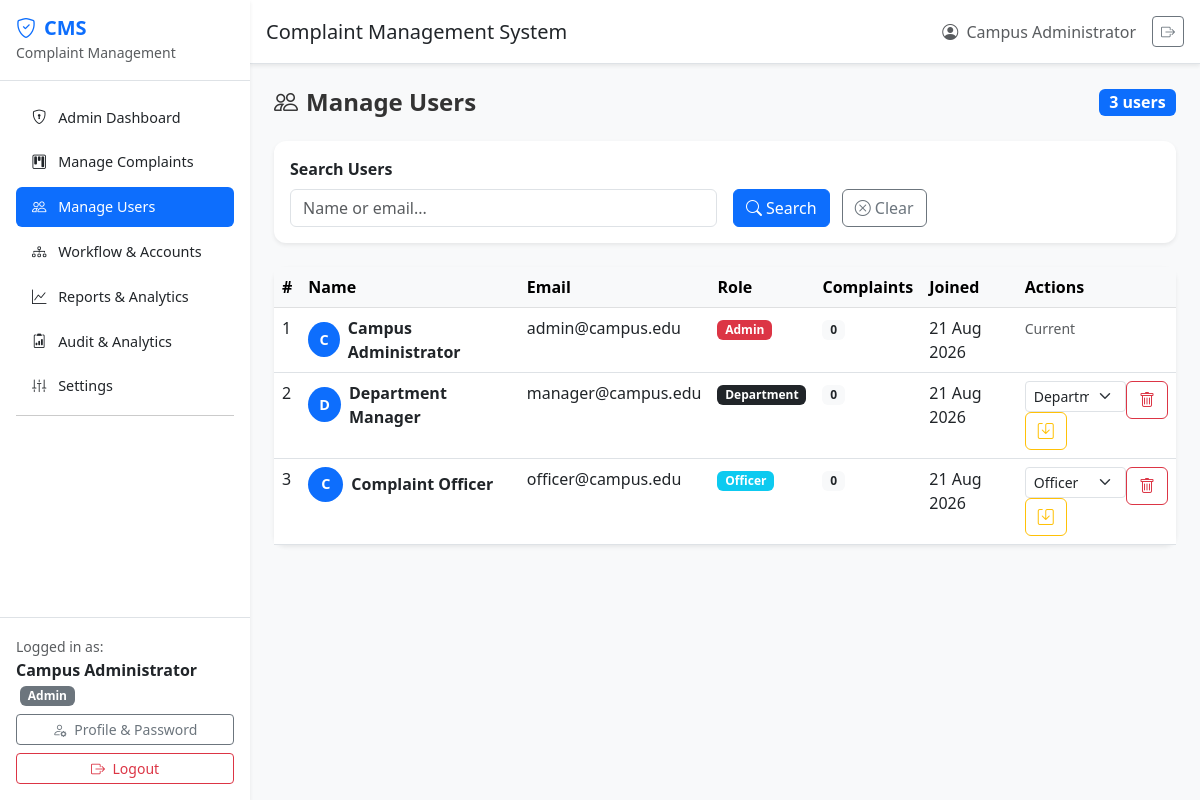
/admin_users.php (signed in), run on the app's committed database.
### tables this page shows
CREATE TABLE IF NOT EXISTS `users` (
  `id` INT AUTO_INCREMENT PRIMARY KEY,
  `full_name` VARCHAR(100) NOT NULL,
  `email` VARCHAR(150) NOT NULL UNIQUE,
  `password` VARCHAR(255) NOT NULL,
  `role` ENUM('user','admin','department','officer') NOT NULL DEFAULT 'user',
  `department_id` INT DEFAULT NULL,
  `is_active` TINYINT(1) NOT NULL DEFAULT 1,
  `created_at` TIMESTAMP DEFAULT CURRENT_TIMESTAMP,
  CONSTRAINT `fk_users_department` FOREIGN KEY (`department_id`) REFERENCES `departments`(`id`) ON DELETE SET NULL
);

### admin_users.php (the view, shortened to what this page needs)
<?php
require_once 'config.php';
$search = trim($_GET['search'] ?? '');
$where_sql = '';
$sql = "SELECT u.*, (SELECT COUNT(*) FROM complaints WHERE user_id = u.id) as complaint_count FROM users u $where_sql ORDER BY u.created_at DESC";
$stmt = $conn->prepare($sql);
$stmt->execute();
$users = $stmt->get_result()->fetch_all(MYSQLI_ASSOC);
?>
<!DOCTYPE html>
<html lang="en">
<head>
    <link href="https://cdn.jsdelivr.net/npm/bootstrap@5.3.0/dist/css/bootstrap.min.css" rel="stylesheet">
    <link rel="stylesheet" href="https://cdn.jsdelivr.net/npm/bootstrap-icons@1.10.0/font/bootstrap-icons.css">
    <link rel="stylesheet" href="assets/css/style.css">
</head>
<body>
    <div class="d-flex">
        <?php include 'includes/sidebar.php'; ?>
        <div class="flex-grow-1">
            <?php include 'includes/topbar.php'; ?>
            <main class="p-4">
                <div class="d-flex justify-content-between align-items-center mb-4">
                    <h4 class="fw-bold mb-0"><i class="bi bi-people me-2"></i>Manage Users</h4>
                    <span class="badge bg-primary fs-6"><?= count($users) ?> users</span>
                </div>
                <div class="card border-0 shadow-sm mb-4">
                    <div class="card-body">
                        <form method="GET" class="row g-3 align-items-end">
                            <div class="col-md-6">
                                <label class="form-label fw-semibold">Search Users</label>
                                <input type="text" name="search" class="form-control" placeholder="Name or email..." value="<?= htmlspecialchars($search) ?>">
                            </div>
                            <div class="col-md-6">
                                <button type="submit" class="btn btn-primary me-2"><i class="bi bi-search me-1"></i>Search</button>
                                <a href="admin_users.php" class="btn btn-outline-secondary"><i class="bi bi-x-circle me-1"></i>Clear</a>
                            </div>
                        </form>
                    </div>
                </div>
                <div class="card border-0 shadow-sm">
                    <div class="card-body p-0">
                        <div class="table-responsive">
                            <table class="table table-hover mb-0">
                                <thead class="table-light">
                                    <tr>
                                        <th>#</th>
                                        <th>Name</th>
                                        <th>Email</th>
                                        <th>Role</th>
                                        <th>Complaints</th>
                                        <th>Joined</th>
                                        <th>Actions</th>
                                    </tr>
                                </thead>
                                <tbody>
                                    <?php if (empty($users)): ?>
                                    <tr><td colspan="7" class="text-center text-muted py-4">No users found.</td></tr>
                                    <?php else: ?>
                                    <?php foreach ($users as $u): ?>
                                    <tr>
                                        <td><?= $u['id'] ?></td>
                                        <td>
                                            <div class="d-flex align-items-center">
                                                <div class="bg-primary text-white rounded-circle d-flex align-items-center justify-content-center me-2" style="width:35px;height:35px;font-size:0.9rem;">
                                                    <?= strtoupper(substr($u['full_name'], 0, 1)) ?>
                                                </div>
                                                <strong><?= htmlspecialchars($u['full_name']) ?></strong>
                                            </div>
                                        </td>
                                        <td><?= htmlspecialchars($u['email']) ?></td>
                                        <td>
                                            <span class="badge <?= $u['role'] === 'admin' ? 'bg-danger' : ($u['role'] === 'officer' ? 'bg-info' : ($u['role'] === 'department' ? 'bg-dark' : 'bg-primary')) ?>">
                                                <?= ucfirst($u['role']) ?>
                                            </span>
                                        </td>
                                        <td><span class="badge bg-light text-dark"><?= $u['complaint_count'] ?></span></td>
                                        <td><?= date('d M Y', strtotime($u['created_at'])) ?></td>
                                        <td>
                                            <?php if ($u['id'] !== (int)$_SESSION['user_id']): ?>
                                            <div class="btn-group btn-group-sm">
                                                <form method="POST" class="d-inline">
                                                    <select name="new_role" class="form-select form-select-sm" aria-label="Change role">
                                                        <?php foreach (['user','admin','department','officer'] as $role): ?><option value="<?= $role ?>" <?= $u['role'] === $role ? 'selected' : '' ?>><?= ucfirst($role) ?></option><?php endforeach; ?>
                                                    </select>
                                                    <button type="submit" name="update_role" class="btn btn-outline-warning" title="Save Role"><i class="bi bi-save"></i></button>
                                                </form>
                                                <form method="POST" class="d-inline" onsubmit="return confirm('Are you sure you want to delete this user? All their complaints will also be deleted.')">
                                                    <button type="submit" name="delete_user" class="btn btn-outline-danger" title="Delete User">
                                                        <i class="bi bi-trash"></i>
                                                    </button>
                                                </form>
                                            </div>
                                            <?php else: ?>
                                            <span class="text-muted"><small>Current</small></span>
                                            <?php endif; ?>
                                        </td>
                                    </tr>
                                    <?php endforeach; ?>
                                    <?php endif; ?>
                                </tbody>
                            </table>
                        </div>
                    </div>
                </div>
            </main>
        </div>
    </div>
</body>
</html>

### includes/sidebar.php (shortened to what this page needs)
<nav class="sidebar bg-white shadow-sm d-flex flex-column" style="width:250px;min-height:100vh;">
    <div class="p-3 border-bottom">
        <h5 class="text-primary fw-bold mb-0">
            <i class="bi bi-shield-check me-2"></i>CMS
        </h5>
        <small class="text-muted">Complaint Management</small>
    </div>
    <ul class="nav flex-column p-3">
        <?php if (isset($_SESSION['user_role']) && $_SESSION['user_role'] === 'admin'): ?>
        <li class="nav-item mb-1">
            <a class="nav-link rounded <?= basename($_SERVER['PHP_SELF']) === 'admin_dashboard.php' ? 'active bg-dark text-white' : 'text-dark' ?>" href="admin_dashboard.php">
                <i class="bi bi-shield-lock me-2"></i> Admin Dashboard
            </a>
        </li>
        <li class="nav-item mb-1">
            <a class="nav-link rounded <?= basename($_SERVER['PHP_SELF']) === 'admin_complaints.php' ? 'active bg-dark text-white' : 'text-dark' ?>" href="admin_complaints.php">
                <i class="bi bi-kanban me-2"></i> Manage Complaints
            </a>
        </li>
        <li class="nav-item mb-1">
            <a class="nav-link rounded <?= basename($_SERVER['PHP_SELF']) === 'admin_users.php' ? 'active bg-dark text-white' : 'text-dark' ?>" href="admin_users.php">
                <i class="bi bi-people me-2"></i> Manage Users
            </a>
        </li>
        <li class="nav-item mb-1">
            <a class="nav-link rounded <?= basename($_SERVER['PHP_SELF']) === 'admin_assignments.php' ? 'active bg-dark text-white' : 'text-dark' ?>" href="admin_assignments.php">
                <i class="bi bi-diagram-3 me-2"></i> Workflow & Accounts
            </a>
        </li>
        <li class="nav-item mb-1">
            <a class="nav-link rounded <?= basename($_SERVER['PHP_SELF']) === 'reports.php' ? 'active bg-dark text-white' : 'text-dark' ?>" href="reports.php">
                <i class="bi bi-graph-up me-2"></i> Reports & Analytics
            </a>
        </li>
        <li class="nav-item mb-1"><a class="nav-link rounded <?= basename($_SERVER['PHP_SELF']) === 'admin_audit.php' ? 'active bg-dark text-white' : 'text-dark' ?>" href="admin_audit.php"><i class="bi bi-clipboard2-data me-2"></i> Audit & Analytics</a></li>
        <li class="nav-item mb-1"><a class="nav-link rounded <?= basename($_SERVER['PHP_SELF']) === 'settings.php' ? 'active bg-dark text-white' : 'text-dark' ?>" href="settings.php"><i class="bi bi-sliders2-vertical me-2"></i> Settings</a></li>
        <li class="nav-item mb-2"><hr class="my-1"></li>
        <?php endif; ?>
    </ul>
    <div class="mt-auto p-3 border-top">
        <div class="mb-2">
            <small class="text-muted">Logged in as:</small><br>
            <strong class="text-dark"><?= htmlspecialchars($_SESSION['user_name'] ?? '') ?></strong>
            <?php if (isset($_SESSION['user_role'])): ?>
            <span class="badge bg-secondary ms-1"><?= htmlspecialchars(ucfirst($_SESSION['user_role'])) ?></span>
            <?php endif; ?>
        </div>
        <a href="profile.php" class="btn btn-outline-secondary btn-sm w-100 mb-2"><i class="bi bi-person-gear me-1"></i> Profile & Password</a>
        <a href="logout.php" class="btn btn-outline-danger btn-sm w-100">
            <i class="bi bi-box-arrow-right me-1"></i> Logout
        </a>
    </div>
</nav>

### includes/topbar.php
<header class="bg-white shadow-sm border-bottom p-3 d-flex justify-content-between align-items-center">
    <div>
        <h5 class="mb-0 text-dark">
            <?php
            $page_titles = [
                'dashboard.php' => 'Dashboard',
                'add_complaint.php' => 'Submit Complaint',
                'complaints.php' => 'My Complaints'
            ];
            echo $page_titles[basename($_SERVER['PHP_SELF'])] ?? 'Complaint Management System';
            ?>
        </h5>
    </div>
    <div class="d-flex align-items-center">
        <span class="text-muted me-3">
            <i class="bi bi-person-circle me-1"></i>
            <?= htmlspecialchars($_SESSION['user_name'] ?? 'User') ?>
        </span>
        <a href="logout.php" class="btn btn-sm btn-outline-secondary" title="Logout">
            <i class="bi bi-box-arrow-right"></i>
        </a>
    </div>
</header>

### assets/css/style.css (style rules this page uses)
:root { --primary-blue: #0d6efd; --primary-dark: #0a58ca; --light-blue: #e7f1ff; --white: #ffffff; --gray-light: #f8f9fa; --gray-medium: #6c757d; --shadow-sm: 0 0.125rem 0.25rem rgba(0, 0, 0, 0.075); --shadow-md: 0 0.5rem 1rem rgba(0, 0, 0, 0.1); }
body { font-family: 'Segoe UI', Tahoma, Geneva, Verdana, sans-serif; background-color: var(--gray-light); color: #333; }
.sidebar { position: fixed; top: 0; left: 0; height: 100vh; width: 250px; z-index: 1000; transition: all 0.3s ease; overflow-y: auto; }
.sidebar .nav-link { padding: 0.6rem 1rem; font-size: 0.9rem; transition: all 0.2s ease; }
.sidebar .nav-link.active { background-color: var(--primary-blue) !important; color: var(--white) !important; }
.d-flex > .flex-grow-1 { margin-left: 250px; min-height: 100vh; }
.card { border-radius: 0.75rem; transition: transform 0.2s ease, box-shadow 0.2s ease; }
.btn-primary { background-color: var(--primary-blue); border-color: var(--primary-blue); }
.rounded-circle { font-weight: bold; }

### data on the page
users: id "1", full_name "C", full_name "Campus Administrator", email "admin@campus.edu", role "Admin", complaint_count "0", created_at "21 Aug 2026", shows "Current"
users: id "2", full_name "D", full_name "Department Manager", email "manager@campus.edu", role "Department", complaint_count "0", created_at "21 Aug 2026", new_role "Department"
users: id "3", full_name "C", full_name "Complaint Officer", email "officer@campus.edu", role "Officer", complaint_count "0", created_at "21 Aug 2026", new_role "Officer"

### other printed values
$_SESSION['user_name'] "Campus Administrator"
$_SESSION['user_role'] "Admin"
$page_titles[basename($_SERVER['PHP_SELF'])] "Complaint Management System"
count($users) "3"
